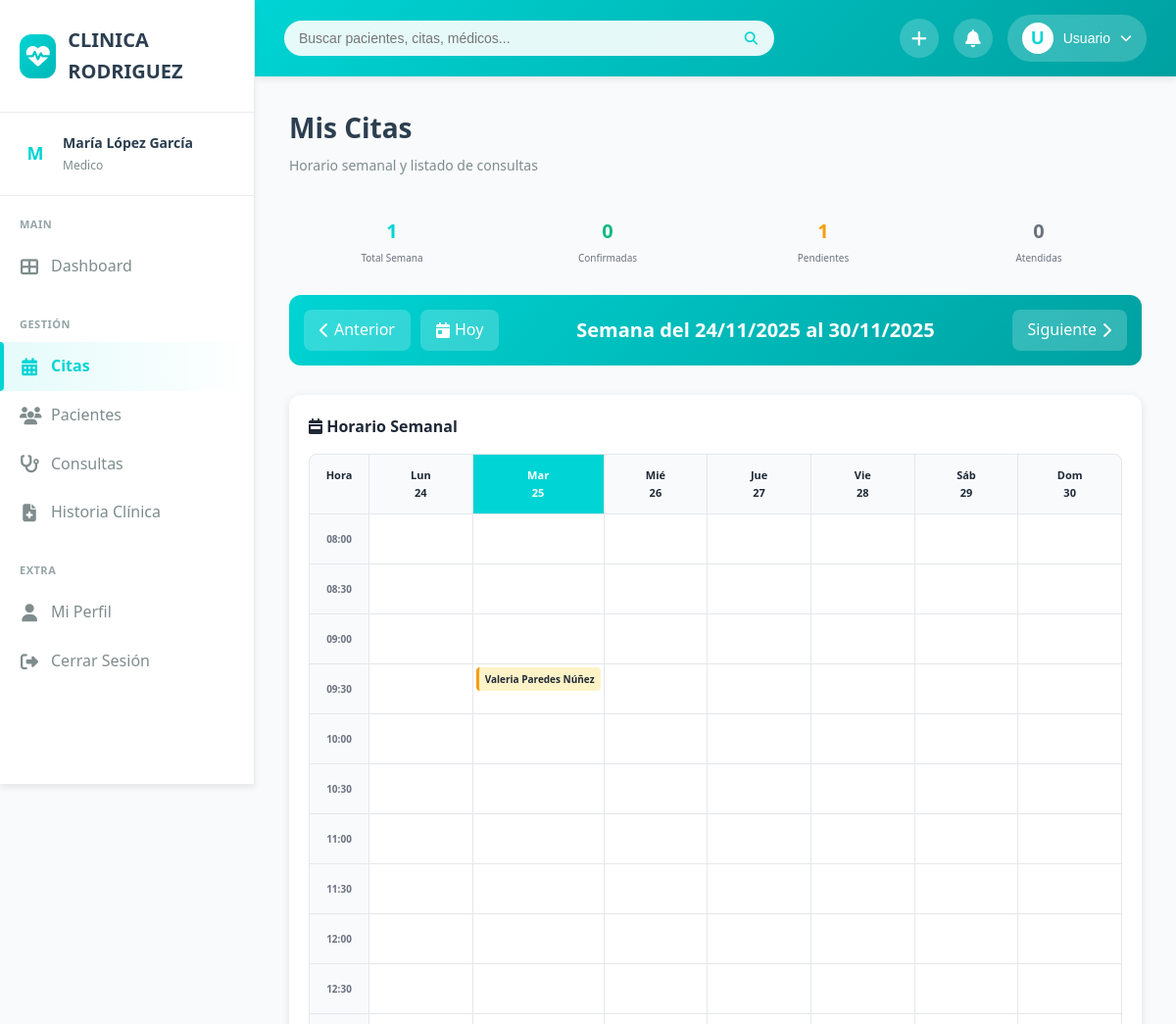
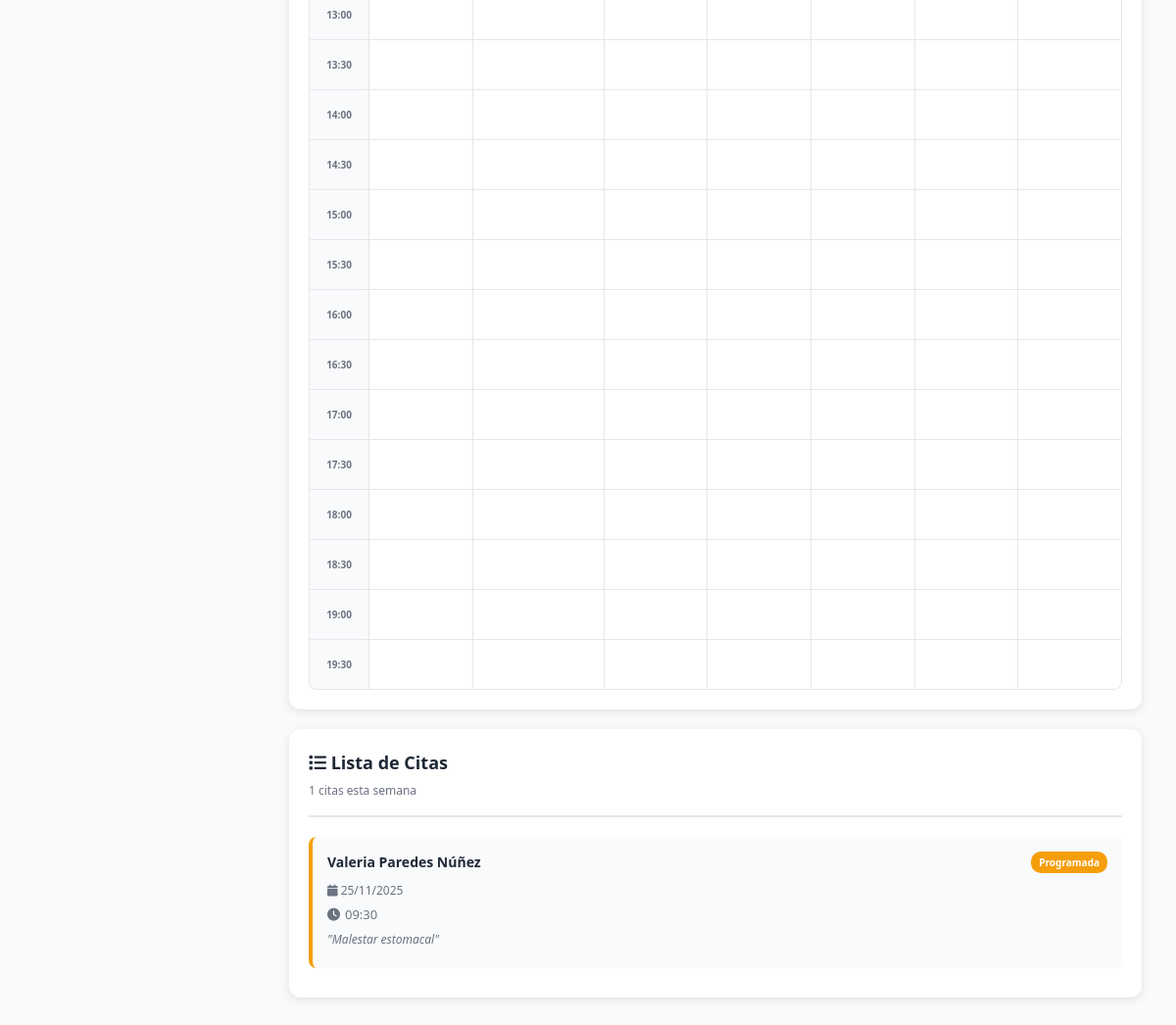
/mis-citas.php (signed in), run on the app's committed database (2 pictures, top to bottom).
### tables this page shows
CREATE TABLE `citas` (
  `id` int(11) NOT NULL,
  `paciente_id` int(11) NOT NULL,
  `medico_id` int(11) NOT NULL,
  `fecha` date NOT NULL,
  `hora` time NOT NULL,
  `tipo_cita` enum('consulta','control','emergencia','otro') DEFAULT 'consulta',
  `estado` enum('programada','confirmada','en_atencion','atendida','cancelada','ausente') DEFAULT 'programada',
  `recordatorio_enviado` tinyint(1) DEFAULT 0,
  `motivo_consulta` text DEFAULT NULL,
  `observaciones` text DEFAULT NULL,
  `hora_llegada` datetime DEFAULT NULL,
  `hora_atencion` datetime DEFAULT NULL,
  `hora_finalizacion` datetime DEFAULT NULL,
  `usuario_registro_id` int(11) DEFAULT NULL,
  `fecha_registro` timestamp NOT NULL DEFAULT current_timestamp(),
  `fecha_modificacion` timestamp NOT NULL DEFAULT current_timestamp() ON UPDATE current_timestamp()
);

### public/mis-citas.php (the view, shortened to what this page needs)
<?php
$database = new Database();
$db = $database->getConnection();
$user_id = getUserId();
$query_medico = "SELECT id FROM medicos WHERE usuario_id = :usuario_id";
$stmt_medico = $db->prepare($query_medico);
$stmt_medico->execute([':usuario_id' => $user_id]);
$medico_data = $stmt_medico->fetch(PDO::FETCH_ASSOC);
$medico_id = $medico_data['id'];
$semana_offset = isset($_GET['semana']) ? (int)$_GET['semana'] : 0;
$fecha_base = new DateTime();
$inicio_semana = clone $fecha_base;
$inicio_semana->modify('monday this week');
$fin_semana = clone $inicio_semana;
$fin_semana->modify('+6 days');
$query_citas = "SELECT
                c.*,
                CONCAT(p.nombre, ' ', p.apellido) as paciente_nombre,
                p.dni as paciente_dni,
                p.telefono as paciente_telefono,
                e.nombre as especialidad
                FROM citas c
                INNER JOIN pacientes p ON c.paciente_id = p.id
                INNER JOIN medicos m ON c.medico_id = m.id
                INNER JOIN especialidades e ON m.especialidad_id = e.id
                WHERE c.medico_id = :medico_id
                AND c.fecha BETWEEN :inicio AND :fin
                ORDER BY c.fecha, c.hora";
$stmt_citas = $db->prepare($query_citas);
$stmt_citas->execute([
    ':medico_id' => $medico_id,
    ':inicio' => $inicio_semana->format('Y-m-d'),
    ':fin' => $fin_semana->format('Y-m-d')
]);
$citas = $stmt_citas->fetchAll(PDO::FETCH_ASSOC);
$citas_semana = [];
foreach ($citas as $cita) {
    $dia = date('N', strtotime($cita['fecha']));
    $hora = substr($cita['hora'], 0, 5);
    if (!isset($citas_semana[$dia])) {
        $citas_semana[$dia] = [];
    }
    if (!isset($citas_semana[$dia][$hora])) {
        $citas_semana[$dia][$hora] = [];
    }
    $citas_semana[$dia][$hora][] = $cita;
}
$horarios = [];
for ($h = 8; $h < 20; $h++) {
    $horarios[] = sprintf('%02d:00', $h);
    $horarios[] = sprintf('%02d:30', $h);
}
$colores_estado = [
    'programada' => '#FEF3C7',
    'confirmada' => '#86EFAC',
    'en_atencion' => '#93C5FD',
    'atendida' => '#D1D5DB',
    'cancelada' => '#FECACA',
    'ausente' => '#FEE2E2'
];
$colores_borde = [
    'programada' => '#F59E0B',
    'confirmada' => '#10B981',
    'en_atencion' => '#3B82F6',
    'atendida' => '#6B7280',
    'cancelada' => '#EF4444',
    'ausente' => '#DC2626'
];
?>
<!DOCTYPE html>
<html lang="es">
<head>
    <link rel="stylesheet" href="css/styles.css">
    <link rel="stylesheet" href="https://cdnjs.cloudflare.com/ajax/libs/font-awesome/6.4.0/css/all.min.css">
</head>
<body>
    <div class="main-wrapper">
        <?php include '../includes/sidebar.php'; ?>
        <div class="main-content">
            <?php include '../includes/header.php'; ?>
            <div class="dashboard-content">
                <div class="page-header">
                    <div>
                        <h1 class="page-title">Mis Citas</h1>
                        <p class="page-subtitle">Horario semanal y listado de consultas</p>
                    </div>
                </div>
                <div class="estadisticas-mini">
                    <div class="stat-mini">
                        <div class="stat-mini-numero"><?php echo count($citas); ?></div>
                        <div class="stat-mini-label">Total Semana</div>
                    </div>
                    <div class="stat-mini">
                        <div class="stat-mini-numero" style="color: #10B981;">
                            <?php echo count(array_filter($citas, fn($c) => $c['estado'] === 'confirmada')); ?>
                        </div>
                        <div class="stat-mini-label">Confirmadas</div>
                    </div>
                    <div class="stat-mini">
                        <div class="stat-mini-numero" style="color: #F59E0B;">
                            <?php echo count(array_filter($citas, fn($c) => $c['estado'] === 'programada')); ?>
                        </div>
                        <div class="stat-mini-label">Pendientes</div>
                    </div>
                    <div class="stat-mini">
                        <div class="stat-mini-numero" style="color: #6B7280;">
                            <?php echo count(array_filter($citas, fn($c) => $c['estado'] === 'atendida')); ?>
                        </div>
                        <div class="stat-mini-label">Atendidas</div>
                    </div>
                </div>
                <div class="semana-navegacion">
                    <div class="nav-buttons">
                        <a href="?semana=<?php echo $semana_offset - 1; ?>" class="btn-nav">
                            <i class="fas fa-chevron-left"></i> Anterior
                        </a>
                        <a href="?semana=0" class="btn-nav">
                            <i class="fas fa-calendar-day"></i> Hoy
                        </a>
                    </div>
                    <div style="text-align: center;">
                        <h2>
                            Semana del <?php echo $inicio_semana->format('d/m/Y'); ?>
                            al <?php echo $fin_semana->format('d/m/Y'); ?>
                        </h2>
                    </div>
                    <div class="nav-buttons">
                        <a href="?semana=<?php echo $semana_offset + 1; ?>" class="btn-nav">
                            Siguiente <i class="fas fa-chevron-right"></i>
                        </a>
                    </div>
                </div>
                <div class="vista-container">
                    <div class="horario-container">
                        <h3 style="margin: 0 0 15px 0; font-size: 16px; color: #1F2937;">
                            <i class="fas fa-calendar-week"></i> Horario Semanal
                        </h3>
                        <div style="overflow-x: auto;">
                            <div class="horario-grid">
                                <div class="horario-header">Hora</div>
                                <?php
                                $dias_semana = ['Lun', 'Mar', 'Mié', 'Jue', 'Vie', 'Sáb', 'Dom'];
                                $fecha_actual = clone $inicio_semana;
                                $hoy = date('Y-m-d');
                                for ($i = 0; $i < 7; $i++):
                                    $es_hoy = $fecha_actual->format('Y-m-d') === $hoy;
                                ?>
                                <div class="horario-header <?php echo $es_hoy ? 'dia-actual' : ''; ?>">
                                    <?php echo $dias_semana[$i]; ?><br>
                                    <strong><?php echo $fecha_actual->format('d'); ?></strong>
                                </div>
                                <?php
                                    $fecha_actual->modify('+1 day');
                                endfor;
                                ?>
                                <?php foreach ($horarios as $hora): ?>
                                    <div class="hora-label"><?php echo $hora; ?></div>
                                    <?php for ($dia = 1; $dia <= 7; $dia++): ?>
                                        <div class="celda-horario">
                                            <?php
                                            if (isset($citas_semana[$dia][$hora])) {
                                                foreach ($citas_semana[$dia][$hora] as $cita) {
                                                    $color_fondo = $colores_estado[$cita['estado']] ?? '#F3F4F6';
                                                    $color_borde = $colores_borde[$cita['estado']] ?? '#9CA3AF';
                                                    ?>
                                                    <div class="cita-bloque"
                                                         style="background: <?php echo $color_fondo; ?>; border-left-color: <?php echo $color_borde; ?>;"
                                                         onclick='verDetalleCita(<?php echo json_encode($cita, JSON_HEX_APOS | JSON_HEX_QUOT); ?>)'>
                                                        <div class="paciente-nombre">
                                                            <?php echo htmlspecialchars($cita['paciente_nombre']); ?>
                                                        </div>
                                                    </div>
                                                    <?php
                                                }
                                            }
                                            ?>
                                        </div>
                                    <?php endfor; ?>
                                <?php endforeach; ?>
                            </div>
                        </div>
                    </div>
                    <div class="lista-citas-container">
                        <div class="lista-citas-header">
                            <h3><i class="fas fa-list"></i> Lista de Citas</h3>
                            <p style="font-size: 12px; color: #6B7280; margin: 5px 0 0 0;">
                                <?php echo count($citas); ?> citas esta semana
                            </p>
                        </div>
                        <?php if (count($citas) > 0): ?>
                            <?php foreach ($citas as $cita):
                                $color_borde = $colores_borde[$cita['estado']] ?? '#9CA3AF';
                            ?>
                            <div class="cita-item"
                                 style="border-left-color: <?php echo $color_borde; ?>;"
                                 onclick='verDetalleCita(<?php echo json_encode($cita, JSON_HEX_APOS | JSON_HEX_QUOT); ?>)'>
                                <div class="cita-item-header">
                                    <div class="cita-item-paciente">
                                        <?php echo htmlspecialchars($cita['paciente_nombre']); ?>
                                    </div>
                                    <span class="badge-mini" style="background: <?php echo $color_borde; ?>;">
                                        <?php echo ucfirst($cita['estado']); ?>
                                    </span>
                                </div>
                                <div class="cita-item-info">
                                    <i class="fas fa-calendar"></i>
                                    <?php echo date('d/m/Y', strtotime($cita['fecha'])); ?>
                                </div>
                                <div class="cita-item-hora">
                                    <i class="fas fa-clock"></i>
                                    <?php echo substr($cita['hora'], 0, 5); ?>
                                </div>
                                <?php if ($cita['motivo_consulta']): ?>
                                <div class="cita-item-info" style="margin-top: 5px; font-style: italic;">
                                    "<?php echo htmlspecialchars(substr($cita['motivo_consulta'], 0, 40)) . (strlen($cita['motivo_consulta']) > 40 ? '...' : ''); ?>"
                                </div>
                                <?php endif; ?>
                            </div>
                            <?php endforeach; ?>
                        <?php endif; ?>
                    </div>
                </div>
            </div>
        </div>
    </div>
</body>
</html>

### public/css/styles.css (style rules this page uses)
:root { --primary-color: #00D4D4; --primary-dark: #00B8B8; --primary-light: #4DE0E0; --secondary-color: #00A8A8; --accent-color: #FFB800; --background-main: #F8FAFB; --background-card: #FFFFFF; --background-sidebar: #FFFFFF; --text-primary: #2C3E50; --text-secondary: #7F8C8D; --text-light: #95A5A6; --text-white: #FFFFFF; --border-color: #E8ECF0; --shadow-sm: 0 1px 3px rgba(0, 0, 0, 0.05); --shadow-md: 0 4px 6px rgba(0, 0, 0, 0.07); --shadow-lg: 0 10px 25px rgba(0, 0, 0, 0.1); --shadow-xl: 0 20px 40px rgba(0, 0, 0, 0.15); --radius-sm: 8px; --radius-md: 12px; --radius-lg: 16px; --transition: all 0.3s cubic-bezier(0.4, 0, 0.2, 1); }
* { margin: 0; padding: 0; box-sizing: border-box; }
body { font-family: 'Segoe UI', Tahoma, Geneva, Verdana, sans-serif; background-color: var(--background-main); color: var(--text-primary); line-height: 1.6; overflow-x: hidden; }
.main-wrapper { display: flex; min-height: 100vh; }
.main-content { flex: 1; margin-left: 260px; transition: var(--transition); }
.dashboard-content { padding: 30px 35px; }
.page-header { margin-bottom: 30px; }
.page-title { font-size: 28px; font-weight: 700; color: var(--text-primary); margin-bottom: 5px; }
.page-subtitle { color: var(--text-secondary); font-size: 14px; }

### public/mis-citas.php (style rules this page uses)
.vista-container { display: grid; grid-template-columns: 1fr 350px; gap: 20px; margin-top: 20px; }
@media (max-width: 1200px) { .vista-container { grid-template-columns: 1fr; } }
.horario-container { background: white; border-radius: 12px; padding: 20px; box-shadow: 0 2px 8px rgba(0,0,0,0.1); }
.lista-citas-container { background: white; border-radius: 12px; padding: 20px; box-shadow: 0 2px 8px rgba(0,0,0,0.1); max-height: 800px; overflow-y: auto; }
.semana-navegacion { display: flex; justify-content: space-between; align-items: center; margin-bottom: 30px; padding: 15px; background: linear-gradient(135deg, #00D4D4, #00A0A0); border-radius: 12px; color: white; }
.semana-navegacion h2 { margin: 0; font-size: 20px; }
.nav-buttons { display: flex; gap: 10px; }
.btn-nav { background: rgba(255,255,255,0.2); color: white; border: none; padding: 8px 16px; border-radius: 8px; cursor: pointer; transition: all 0.3s; text-decoration: none; display: inline-flex; align-items: center; gap: 5px; }
.horario-grid { display: grid; grid-template-columns: 60px repeat(7, 1fr); gap: 1px; background: #E5E7EB; border: 1px solid #E5E7EB; border-radius: 8px; overflow: hidden; }
.horario-header { background: #F9FAFB; padding: 12px 5px; text-align: center; font-weight: 600; color: #1F2937; font-size: 11px; }
.horario-header.dia-actual { background: #00D4D4; color: white; }
.hora-label { background: #F9FAFB; padding: 5px; text-align: center; font-size: 10px; font-weight: 600; color: #6B7280; display: flex; align-items: center; justify-content: center; }
.celda-horario { background: white; min-height: 50px; padding: 3px; position: relative; }
.cita-bloque { padding: 4px 6px; border-radius: 4px; margin-bottom: 3px; cursor: pointer; transition: all 0.2s; font-size: 10px; border-left: 3px solid; }
.cita-bloque .paciente-nombre { font-weight: 600; color: #1F2937; overflow: hidden; text-overflow: ellipsis; white-space: nowrap; }
.lista-citas-header { margin-bottom: 20px; padding-bottom: 15px; border-bottom: 2px solid #E5E7EB; }
.lista-citas-header h3 { margin: 0 0 5px 0; font-size: 18px; color: #1F2937; }
.cita-item { padding: 15px; margin-bottom: 10px; background: #F9FAFB; border-radius: 8px; border-left: 4px solid; cursor: pointer; transition: all 0.2s; }
.cita-item-header { display: flex; justify-content: space-between; align-items: center; margin-bottom: 8px; }
.cita-item-paciente { font-weight: 600; font-size: 14px; color: #1F2937; }
.cita-item-hora { font-size: 13px; color: #6B7280; display: flex; align-items: center; gap: 5px; }
.cita-item-info { font-size: 12px; color: #6B7280; margin-bottom: 5px; }
.badge-mini { display: inline-block; padding: 3px 8px; border-radius: 10px; font-size: 10px; font-weight: 600; color: white; }
.estadisticas-mini { display: grid; grid-template-columns: repeat(4, 1fr); gap: 10px; margin-bottom: 20px; }
.stat-mini { background: #F9FAFB; padding: 10px; border-radius: 8px; text-align: center; }
.stat-mini-numero { font-size: 20px; font-weight: bold; color: #00D4D4; }
.stat-mini-label { font-size: 10px; color: #6B7280; margin-top: 3px; }

### data on the page
citas: estado "0", estado "1", paciente_nombre "Valeria Paredes Núñez", estado "Programada", fecha "25/11/2025", hora "09:30", motivo_consulta "Malestar estomacal"

### other printed values
substr($user_name, 0, 1) "M"
$user_name . ' ' . $user_apellido "María López García"
$user_role "Medico"
substr($nombre, 0, 1) "U"
explode(' ', $nombre)[0] "Usuario"
count($citas) "1"
$dias_semana[$i] "Lun"
$dias_semana[$i] "Mar"
$dias_semana[$i] "Mié"
$dias_semana[$i] "Jue"
$dias_semana[$i] "Vie"
$dias_semana[$i] "Sáb"
$dias_semana[$i] "Dom"
$hora "08:00"
$hora "08:30"
